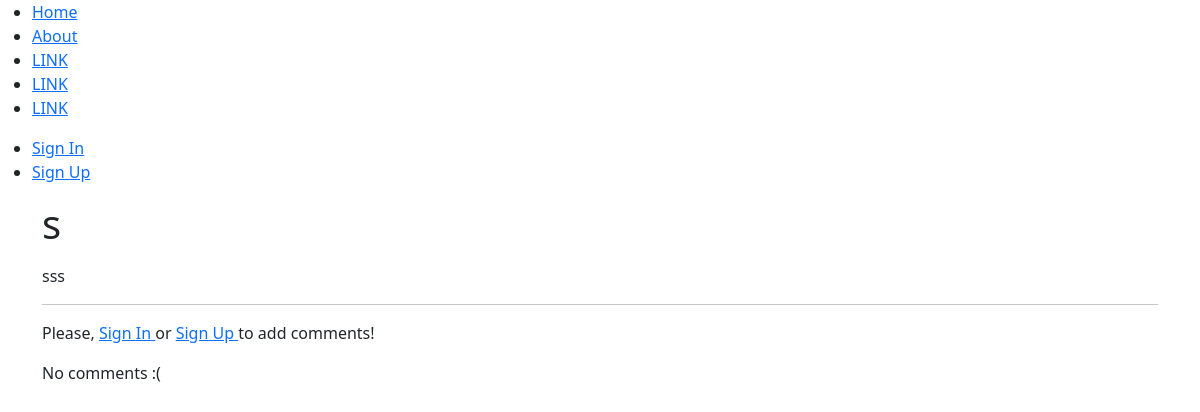
The page /post/24 on the database as committed earlier.
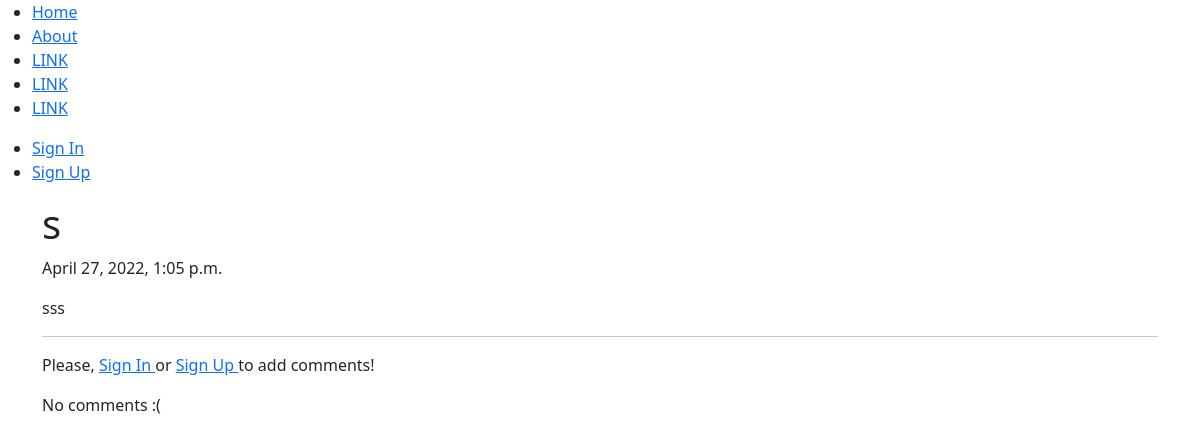
The same page on the database as committed later.
### blog/models.py (models this page shows, shortened)
class Post(models.Model):
    author = models.ForeignKey('auth.User', on_delete=models.CASCADE, default=User.username)
    title = models.CharField(max_length=200)
    text = models.TextField()
    create_date = models.DateTimeField(default=timezone.now)
    published_date = models.DateTimeField(blank=True, null=True)

### blog/views.py (the view)
class PostDetailView(DetailView):
    model = Post

### blog/templates/blog/post_detail.html (shortened to what this page needs)
{% extends 'blog/base.html' %}
{% block content %}
    <div class="row">
        <div class="block block_theme">
            <h1 class="post_title">{{ post.title }}</h1>
            {% if post.published_date %}
                <div class="date post_date">
                    {{ post.published_date }}
                </div>
            {% endif %}
            <p class="post_content">{{ post.text|safe|linebreaksbr }}</p>
            <hr>
        </div>
    </div>
    <div class="d-flex flex-column">
        {% if user.is_authenticated %}
            <a href="{% url 'blog:add_comment_to_post' pk=post.pk %}" class="button_add-comment">Add comment</a>
        {% else %}
            <p class="button_add-comment">Please,
                <a href="{% url 'blog:login' %}">
                    <span class="nav-text">Sign In</span>
                </a>
                or
                <a href="{% url 'blog:registration' %}">
                    <span class="nav-text">Sign Up</span>
                </a>
                to add comments!</p>
        {% endif %}
        {% for comment in post.comments.all %}
            <div class="d-flex flex-column mb-4">
                {% if user.is_authenticated or comment.approved_comment %}
                    <div class="block comment_theme">
                        <div class="d-flex justify-content-between">
                            {{ comment.create_date }}
                            {% if user.is_authenticated %}
                                {% for group in user.groups.all %}
                                    {% if group.name == 'Admins' %}
                                        <div class="d-flex justify-content-end">
                                            {% if not comment.approved_comment %}
                                                <div class="btn button button_publish btn-sm my-auto mx-2">
                                                    <a href="{% url 'blog:comment_approve' pk=comment.pk %}">
                                                      <i class="fa fa-solid fa-upload"></i>
                                                    </a>
                                                </div>
                                            {% endif %}
                                            <div class="btn button button_remove btn-sm my-auto mx-2">
                                                <a href="{% url 'blog:comment_remove' pk=comment.pk %}">
                                                  <i class="fa fa-trash-o"></i>
                                                </a>
                                            </div>
                                        </div>
                                    {% endif %}
                                {% endfor %}
                            {% endif %}
                        </div>
                        <p>{{ comment.text|safe|linebreaks }}</p>
                        <p>Posted by: {{ comment.author }}</p>
                    </div>
                {% endif %}
                {% empty %}
                <p>No comments :(</p>
            </div>
        {% endfor %}
    </div>
{% endblock %}

Rows that differ between the two databases and show on the page:
changed Post "sss": published_date (not shown) → "April 27, 2022, 1:05 p.m."
